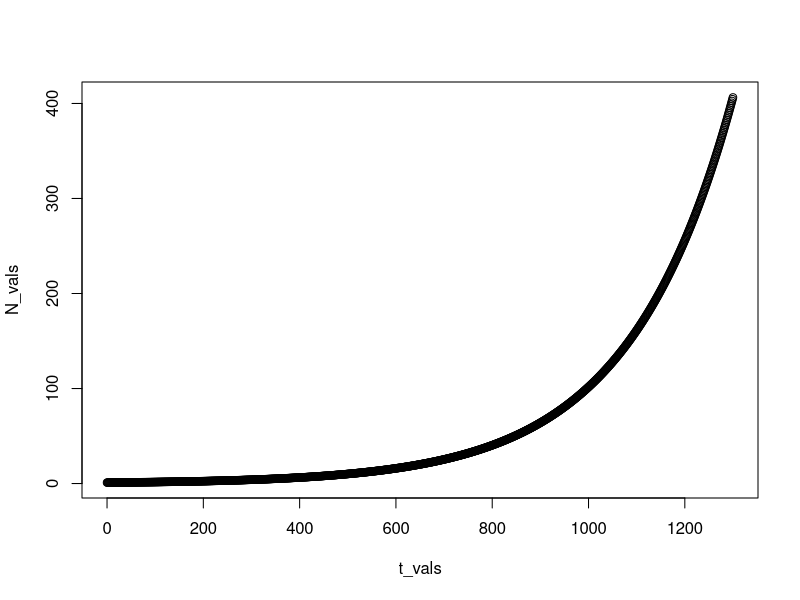
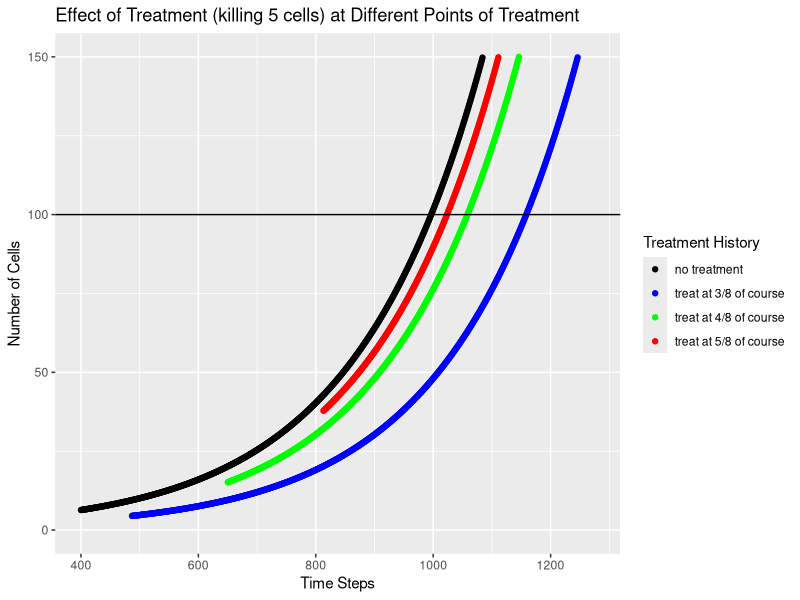
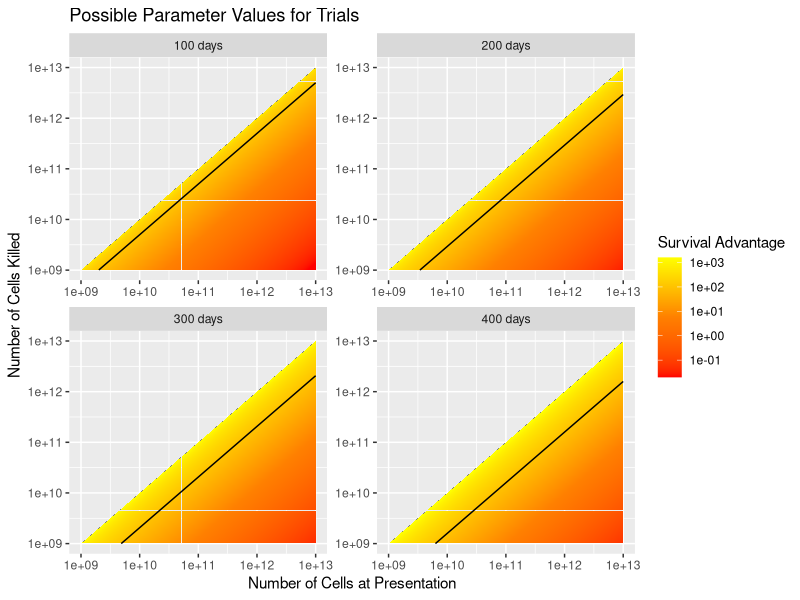

The R source for these figures, in order:
library(ggplot2)
library(reshape)
library(scales)
library(dplyr)

#####Figure 1####
#Function for base model
base_model <- function (double_time, t_init, t_fin) {
  r <- log(2)/double_time
  t_vals <- t_init:t_fin
  N_vals <- exp(r*t_vals)
  base.tab <- cbind(t_vals, N_vals)
  return(base.tab)
}

base.tab <- base_model(double_time = 150, 
                      t_init = 0, 
                      t_fin = 1300)


plot(base.tab)

#Function for perturbed model
pert_model <- function (double_time, int.frac, cell_kill, base.tab) {
  
  r <- log(2)/double_time
  
  #Gets the index of the base model to find intervention
  ind <- ceiling(dim(base.tab)[1] * int.frac)
  
  #Gets the cell number at the intervention
  N_start <- base.tab[ind, 2]
  
  #Gets the time against which to plot the cell growth in perturbed model
  t_plot <- base.tab[ind:dim(base.tab)[1], 1]
  
  #Gets the end points of the t_plot
  min <- range(base.tab[ind:dim(base.tab)[1], 1])[1]
  max <- range(base.tab[ind:dim(base.tab)[1], 1])[2]
  
  #Gets the actual time duration to grow this model
  t_grow <- 0:(max-min)
  
  #Finds the N values for the growth duration time
  N_vals <- (N_start-cell_kill) * exp(r*t_grow)
  
  #Combines this with the actual t plot values for base model
  pert.tab <- cbind(t_plot, N_vals)
  return(pert.tab)
  
}

pert.375 <- pert_model(150, .375, 5, base.tab)
pert.5 <- pert_model(150, .5, 5, base.tab)
pert.625 <- pert_model(150, .625, 5, base.tab)


colnames(base.tab) <- c("t_vals", "base_mod")
colnames(pert.375) <- c("t_vals", "pert.375")
colnames(pert.5) <- c("t_vals", "pert.5")
colnames(pert.625) <- c("t_vals", "pert.625")



#combining the data
full.dat <- merge(as.data.frame(base.tab), 
                  as.data.frame(pert.375), by = "t_vals", all = TRUE)
full.dat <- merge(full.dat, 
                  as.data.frame(pert.5), by = "t_vals", all = TRUE)
full.dat <- merge(full.dat, 
                  as.data.frame(pert.625), by = "t_vals", all = TRUE)

#metling the data
full.dat.melt <- melt(full.dat, id = "t_vals")

ggplot(data = full.dat.melt, 
       aes(x = t_vals, y = value, 
           color = variable)) + geom_point() + 
  labs(title="Effect of Treatment (killing 5 cells) at Different Points of Treatment",
        x ="Time Steps", y = "Number of Cells", color = "Treatment History") +
  scale_x_continuous(limits = c(400, 1275)) +
  scale_y_continuous(limits = c(0, 150)) +
  scale_color_manual(labels = c("no treatment", "treat at 3/8 of course", 
                                "treat at 4/8 of course", "treat at 5/8 of course"),
                     values = c("black", "blue", "green", "red")) +
  geom_hline(aes(yintercept = 100))
  

#####FIgure 2 looking at the isocline lines####
#Function to create a table showing delta t base
param_vis <- function(Nd_min, Nd_max, Nc_min, Nc_max, double_time, step) {
  #getting growth rate
  r <- log(2)/double_time
  
  #Doing things in log for scale sake
  #Getting range of Nd values
  Nd_range <- seq(log(Nd_min), log(Nd_max), step)
  
  #Getting range of Nc values
  Nc_range <- seq(log(Nc_min), log(Nc_max), step)
  
  #Creating a table of Nd and Nc value combinations
  N_tab <- expand.grid(Nd_range, Nc_range)
  
  #Getting the indexes at which Nc exceeds Nd
  inds <- which(N_tab[,2] > N_tab[,1])
  
  #Removing those values
  N_tab <- N_tab[-inds, ]
  
  #Now actually calcuating the associated survival diff
  t_diff <- log(exp(N_tab[,1])/(exp(N_tab[,1])-exp(N_tab[,2]))) * (1/r)
  
  #Combing everything into one big table
  fin.tab <- cbind(r, exp(N_tab[,1]), exp(N_tab[,2]), t_diff)
  
  return(as.data.frame(fin.tab))
  
  
}

doub.100 <- param_vis(10^9, 10^13, 10^9, 10^13, 100, .01)
colnames(doub.100) <- c("r", "Nd", "Nc", "td")
doub.200 <- param_vis(10^9, 10^13, 10^9, 10^13, 200, .01)
colnames(doub.200) <- c("r", "Nd", "Nc", "td")
doub.300 <- param_vis(10^9, 10^13, 10^9, 10^13, 300, .01)
colnames(doub.300) <- c("r", "Nd", "Nc", "td")
doub.400 <- param_vis(10^9, 10^13, 10^9, 10^13, 400, .01)
colnames(doub.400) <- c("r", "Nd", "Nc", "td")

all.data.grad <- rbind(doub.100, doub.200, doub.300, doub.400)

#Converting to factor
all.data.grad$r <- as.factor(all.data.grad$r)
levels(all.data.grad$r) <- c("400 days", "300 days", "200 days", "100 days")

plot <- ggplot(data = all.data.grad, aes(x = Nd, y = Nc)) + 
  facet_wrap(~ r, ncol = 2, scales = "free") +
  geom_tile(aes(fill = td)) +
  scale_x_continuous(trans='log10', limits = c(1e9, 1e13)) +
  scale_y_continuous(trans='log10', limits = c(1e9, 1e13)) +
  scale_fill_gradientn(colours = heat.colors(3), trans = "log10", 
                      limits=c(0.02, 1600), breaks = c(.1, 1, 10, 100, 1000), 
                      oob=squish)

#slope for isoclines
iso.cl <- function(double_time, iso_time, Nd_min, Nd_max, step) {
  r <- log(2)/double_time
  t <- iso_time
  m <- exp(r*t)
  slop <- -1/m
  
  Nd_ran <- seq(log(Nd_min), log(Nd_max), step)
  
  Nc_ran <- exp(Nd_ran) + slop*exp(Nd_ran)
  
  iso.lin <- cbind(exp(Nd_ran), Nc_ran)
  
}

line.400 <- cbind(as.data.frame(iso.cl(400, 100, 10^9, 10^13, .01)), "400 days")
line.300 <- cbind(as.data.frame(iso.cl(300, 100, 10^9, 10^13, .01)), "300 days")
line.200 <- cbind(as.data.frame(iso.cl(200, 100, 10^9, 10^13, .01)), "200 days")
line.100 <- cbind(as.data.frame(iso.cl(100, 100, 10^9, 10^13, .01)), "100 days")
colnames(line.400) <- c("x", "y", "r")
colnames(line.300) <- c("x", "y", "r")
colnames(line.200) <- c("x", "y", "r")
colnames(line.100) <- c("x", "y", "r")

lins <- rbind(line.400, line.300, line.200, line.100)

plot + geom_line(data = lins, aes(x = x, y = y)) + 
  labs(title="Possible Parameter Values for Trials",
       x ="Number of Cells at Presentation", y = "Number of Cells Killed", 
       fill = "Survival Advantage") 
